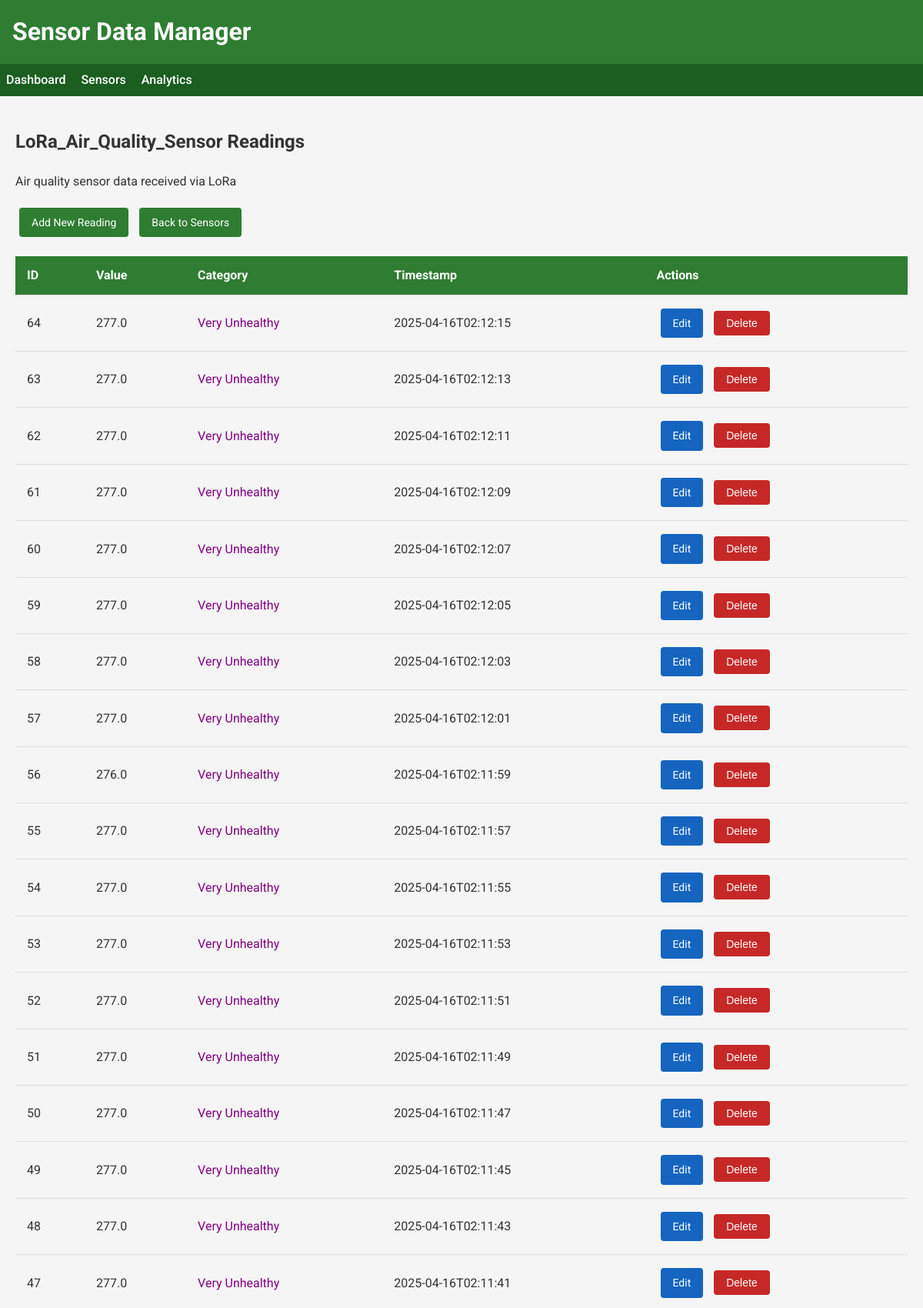
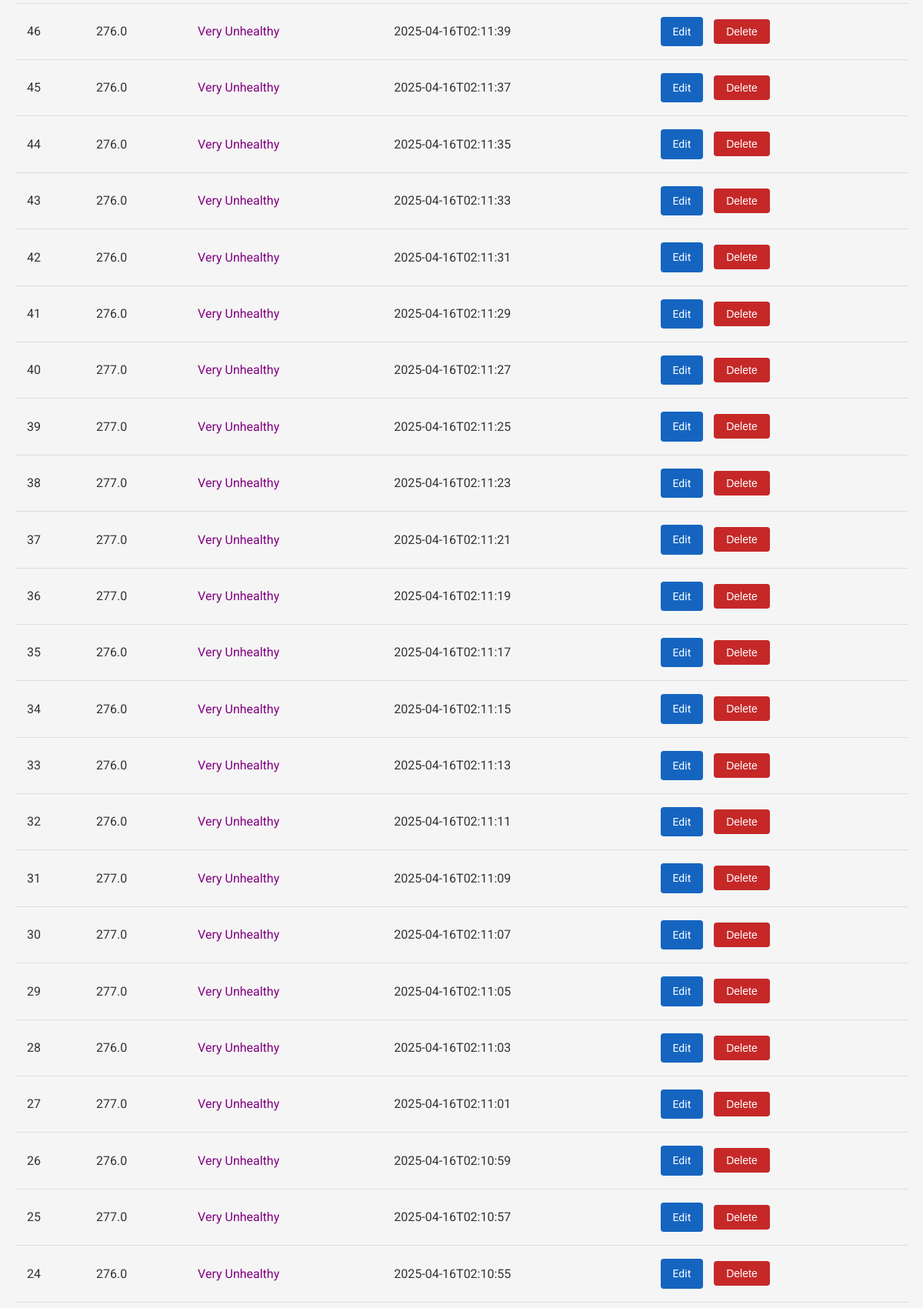
Page /sensors/2/readings (upper part) on the committed database (2 pictures, top to bottom).
### tables this page shows
CREATE TABLE sensors (
                id INTEGER PRIMARY KEY,
                name TEXT NOT NULL,
                description TEXT
            );

CREATE TABLE readings (
                id INTEGER PRIMARY KEY,
                sensor_id INTEGER,
                value REAL,
                timestamp DATETIME,
                FOREIGN KEY (sensor_id) REFERENCES sensors (id)
            );

### main.py (the view)
@app.route('/sensors/<int:id>/readings')
def sensor_readings(id):
    conn = get_db_connection()
    sensor = conn.execute('SELECT id, name, description FROM sensors WHERE id = ?', (id,)).fetchone()
    if sensor is None:
        conn.close()
        flash('Sensor not found!')
        return redirect(url_for('list_sensors'))
    readings = conn.execute('''
        SELECT id, value, timestamp
        FROM readings
        WHERE sensor_id = ?
        ORDER BY timestamp DESC
        LIMIT 100
    ''', (id,)).fetchall()
    processed_readings = []
    for reading in readings:
        category, class_name = get_aqi_category(reading['value'])
        processed_readings.append({
            'id': reading['id'],
            'value': reading['value'],
            'timestamp': reading['timestamp'],
            'category': category,
            'class_name': class_name
        })
    conn.close()
    return render_template('readings.html', sensor=sensor, readings=processed_readings)

### main.py (called while the page is built)
def get_db_connection():
    conn = sqlite3.connect('sensor_data.db')
    conn.row_factory = sqlite3.Row
    return conn

def get_aqi_category(aqi):
    try:
        aqi_value = float(aqi)
        if aqi_value <= 50:
            return "Good", "good"
        elif aqi_value <= 100:
            return "Moderate", "moderate"
        elif aqi_value <= 150:
            return "Unhealthy for Sensitive Groups", "unhealthy-sensitive"
        elif aqi_value <= 200:
            return "Unhealthy", "unhealthy"
        elif aqi_value <= 300:
            return "Very Unhealthy", "very-unhealthy"
        else:
            return "Hazardous", "hazardous"
    except:
        return "Unknown", ""

### templates/readings.html (shortened to what this page needs)
{% extends 'base.html' %}
{% block content %}
    <h2>{{ sensor.name }} Readings</h2>
    <p>{{ sensor.description }}</p>
    <div class="actions">
        <a href="{{ url_for('add_reading') }}" class="btn">Add New Reading</a>
        <a href="{{ url_for('list_sensors') }}" class="btn">Back to Sensors</a>
    </div>
    {% if readings %}
        <table>
            <thead>
                <tr>
                    <th>ID</th>
                    <th>Value</th>
                    <th>Category</th>
                    <th>Timestamp</th>
                    <th>Actions</th>
                </tr>
            </thead>
            <tbody>
                {% for reading in readings %}
                    <tr>
                        <td>{{ reading.id }}</td>
                        <td>{{ reading.value }}</td>
                        <td class="{{ reading.class_name }}">{{ reading.category }}</td>
                        <td>{{ reading.timestamp }}</td>
                        <td>
                            <a href="{{ url_for('edit_reading', id=reading.id) }}" class="btn btn-edit">Edit</a>
                            <form action="{{ url_for('delete_reading', id=reading.id) }}" method="post" style="display: inline;" onsubmit="return confirm('Are you sure you want to delete this reading?');">
                                <button type="submit" class="btn btn-delete">Delete</button>
                            </form>
                        </td>
                    </tr>
                {% endfor %}
            </tbody>
        </table>
    {% else %}
        <div class="card">
            <p>No readings found for this sensor. <a href="{{ url_for('add_reading') }}">Add a reading</a>.</p>
        </div>
    {% endif %}
{% endblock %}

### templates/base.html (shortened to what this page needs)
<!DOCTYPE html>
<html lang="en">
<head>
    <link rel="stylesheet" href="{{ url_for('static', filename='style.css') }}">
</head>
<body>
    <header>
        <h1>Sensor Data Manager</h1>
    </header>
    <nav>
        <ul>
            <li><a href="{{ url_for('index') }}">Dashboard</a></li>
            <li><a href="{{ url_for('list_sensors') }}">Sensors</a></li>
            <li><a href="{{ url_for('dashboard') }}">Analytics</a></li>
        </ul>
    </nav>
    <div class="container">
        {% block content %}{% endblock %}
    </div>
</body>
</html>

### static/style.css (style rules this page uses)
body { font-family: 'Roboto', sans-serif; line-height: 1.6; margin: 0; padding: 0; color: #333; background-color: #f5f5f5; }
.container { max-width: 1200px; margin: 0 auto; padding: 20px; }
header { background-color: #2e7d32; color: white; padding: 1rem; box-shadow: 0 2px 4px rgba(0, 0, 0, 0.1); }
h1 { margin: 0; }
nav { background-color: #1b5e20; padding: 0.5rem; }
nav ul { list-style-type: none; padding: 0; margin: 0; display: flex; }
nav li { margin-right: 20px; }
nav a { color: white; text-decoration: none; font-weight: 500; }
table { width: 100%; border-collapse: collapse; margin: 20px 0; }
th, td { padding: 12px 15px; text-align: left; border-bottom: 1px solid #ddd; }
th { background-color: #2e7d32; color: white; }
.btn { display: inline-block; padding: 8px 16px; margin: 5px; border: none; border-radius: 4px; background-color: #2e7d32; color: white; cursor: pointer; text-decoration: none; font-size: 14px; text-align: center; }
.btn-delete { background-color: #c62828; }
.btn-edit { background-color: #1565c0; }
form { max-width: 600px; margin: 0 auto; }
.very-unhealthy { color: purple; }

### rows in the picture
sensors: name "LoRa_Air_Quality_Sensor", description "Air quality sensor data received via LoRa"
readings: id "64", value "277.0", category "Very Unhealthy", timestamp "2025-04-16T02:12:15"
readings: id "63", value "277.0", category "Very Unhealthy", timestamp "2025-04-16T02:12:13"
readings: id "62", value "277.0", category "Very Unhealthy", timestamp "2025-04-16T02:12:11"
readings: id "61", value "277.0", category "Very Unhealthy", timestamp "2025-04-16T02:12:09"
readings: id "60", value "277.0", category "Very Unhealthy", timestamp "2025-04-16T02:12:07"
readings: id "59", value "277.0", category "Very Unhealthy", timestamp "2025-04-16T02:12:05"
readings: id "58", value "277.0", category "Very Unhealthy", timestamp "2025-04-16T02:12:03"
readings: id "57", value "277.0", category "Very Unhealthy", timestamp "2025-04-16T02:12:01"
readings: id "56", value "276.0", category "Very Unhealthy", timestamp "2025-04-16T02:11:59"
readings: id "55", value "277.0", category "Very Unhealthy", timestamp "2025-04-16T02:11:57"
readings: id "54", value "277.0", category "Very Unhealthy", timestamp "2025-04-16T02:11:55"
readings: id "53", value "277.0", category "Very Unhealthy", timestamp "2025-04-16T02:11:53"
readings: id "52", value "277.0", category "Very Unhealthy", timestamp "2025-04-16T02:11:51"
readings: id "51", value "277.0", category "Very Unhealthy", timestamp "2025-04-16T02:11:49"
readings: id "50", value "277.0", category "Very Unhealthy", timestamp "2025-04-16T02:11:47"
readings: id "49", value "277.0", category "Very Unhealthy", timestamp "2025-04-16T02:11:45"
readings: id "48", value "277.0", category "Very Unhealthy", timestamp "2025-04-16T02:11:43"
readings: id "47", value "277.0", category "Very Unhealthy", timestamp "2025-04-16T02:11:41"
readings: id "46", value "276.0", category "Very Unhealthy", timestamp "2025-04-16T02:11:39"
readings: id "45", value "276.0", category "Very Unhealthy", timestamp "2025-04-16T02:11:37"
readings: id "44", value "276.0", category "Very Unhealthy", timestamp "2025-04-16T02:11:35"
readings: id "43", value "276.0", category "Very Unhealthy", timestamp "2025-04-16T02:11:33"
readings: id "42", value "276.0", category "Very Unhealthy", timestamp "2025-04-16T02:11:31"
readings: id "41", value "276.0", category "Very Unhealthy", timestamp "2025-04-16T02:11:29"
readings: id "40", value "277.0", category "Very Unhealthy", timestamp "2025-04-16T02:11:27"
readings: id "39", value "277.0", category "Very Unhealthy", timestamp "2025-04-16T02:11:25"
readings: id "38", value "277.0", category "Very Unhealthy", timestamp "2025-04-16T02:11:23"
readings: id "37", value "277.0", category "Very Unhealthy", timestamp "2025-04-16T02:11:21"
readings: id "36", value "277.0", category "Very Unhealthy", timestamp "2025-04-16T02:11:19"
readings: id "35", value "276.0", category "Very Unhealthy", timestamp "2025-04-16T02:11:17"
readings: id "34", value "276.0", category "Very Unhealthy", timestamp "2025-04-16T02:11:15"
readings: id "33", value "276.0", category "Very Unhealthy", timestamp "2025-04-16T02:11:13"
readings: id "32", value "276.0", category "Very Unhealthy", timestamp "2025-04-16T02:11:11"
readings: id "31", value "277.0", category "Very Unhealthy", timestamp "2025-04-16T02:11:09"
readings: id "30", value "277.0", category "Very Unhealthy", timestamp "2025-04-16T02:11:07"
readings: id "29", value "277.0", category "Very Unhealthy", timestamp "2025-04-16T02:11:05"
readings: id "28", value "276.0", category "Very Unhealthy", timestamp "2025-04-16T02:11:03"
readings: id "27", value "277.0", category "Very Unhealthy", timestamp "2025-04-16T02:11:01"
readings: id "26", value "276.0", category "Very Unhealthy", timestamp "2025-04-16T02:10:59"
readings: id "25", value "277.0", category "Very Unhealthy", timestamp "2025-04-16T02:10:57"
readings: id "24", value "276.0", category "Very Unhealthy", timestamp "2025-04-16T02:10:55"
